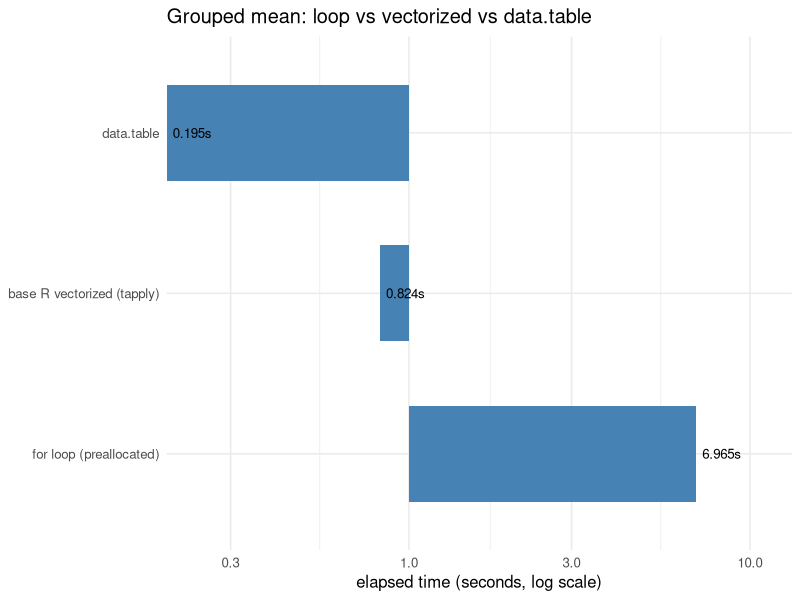

R code for this plot:
## ---- chunk 1
#| include: false
suppressPackageStartupMessages(library(tidyverse))
## ---- chunk 2
.libPaths(c("C:/Users/miken/R/library-4.4", .libPaths()))
set.seed(1)

slow_sum_of_squares <- function(n) {
  s <- 0
  for (i in seq_len(n)) s <- s + i^2   # scalar work, one interpreter trip per i
  s
}

tmp <- tempfile(fileext = ".out")
Rprof(tmp, interval = 0.005)
invisible(slow_sum_of_squares(2e6))
Rprof(NULL)

prof <- summaryRprof(tmp)
head(prof$by.self, 4)
## ---- chunk 3
.libPaths(c("C:/Users/miken/R/library-4.4", .libPaths()))
suppressPackageStartupMessages(library(data.table))
set.seed(42)

n  <- 5e6                       # number of rows
ng <- 50000                     # number of groups
g  <- sample.int(ng, n, replace = TRUE)   # group id per row
x  <- rnorm(n)                  # value per row

# 1) Hand-written loop with PREALLOCATED accumulators (the right way to loop).
loop_group_means <- function(g, x, ng) {
  sums   <- numeric(ng)
  counts <- integer(ng)
  for (i in seq_along(x)) {
    gi <- g[i]
    sums[gi]   <- sums[gi] + x[i]
    counts[gi] <- counts[gi] + 1L
  }
  sums / counts
}

t_loop <- system.time(m_loop <- loop_group_means(g, x, ng))

# 2) Base R vectorized: tapply runs the grouping in compiled code.
t_vec <- system.time(m_vec <- tapply(x, g, mean))

# 3) data.table: grouped mean with the GForce fast path.
DT <- data.table(g = g, x = x)
t_dt <- system.time(m_dt <- DT[, .(m = mean(x)), by = g])

# Confirm all three agree (reorder data.table result by group id).
setorder(m_dt, g)
stopifnot(
  max(abs(m_loop - as.numeric(m_vec))) < 1e-8,
  max(abs(m_dt$m  - as.numeric(m_vec))) < 1e-8
)

timing <- data.frame(
  approach     = c("for loop (preallocated)", "base R vectorized (tapply)", "data.table"),
  elapsed_sec  = c(t_loop["elapsed"], t_vec["elapsed"], t_dt["elapsed"]),
  row.names    = NULL
)
timing$speedup_vs_loop <- round(timing$elapsed_sec[1] / timing$elapsed_sec, 1)
timing$elapsed_sec     <- round(timing$elapsed_sec, 3)
timing
## ---- chunk 4
.libPaths(c("C:/Users/miken/R/library-4.4", .libPaths()))
suppressPackageStartupMessages(library(ggplot2))

timing$approach <- factor(timing$approach, levels = timing$approach[order(-timing$elapsed_sec)])

ggplot(timing, aes(x = approach, y = elapsed_sec)) +
  geom_col(width = 0.6, fill = "steelblue") +
  geom_text(aes(label = paste0(elapsed_sec, "s")), hjust = -0.15, size = 3.4) +
  scale_y_log10(expand = expansion(mult = c(0, 0.18))) +
  coord_flip() +
  labs(x = NULL, y = "elapsed time (seconds, log scale)",
       title = "Grouped mean: loop vs vectorized vs data.table") +
  theme_minimal(base_size = 12)
## ---- chunk 5
.libPaths(c("C:/Users/miken/R/library-4.4", .libPaths()))
library(compiler)

f_interp <- function(n) { s <- 0; for (i in seq_len(n)) s <- s + sqrt(i); s }
f_comp   <- cmpfun(f_interp)

t_i <- system.time(for (r in 1:5) f_interp(1e6))["elapsed"]
t_c <- system.time(for (r in 1:5) f_comp(1e6))["elapsed"]
data.frame(version = c("interpreted (JIT off-path)", "explicitly compiled"),
           elapsed = round(c(t_i, t_c), 3), row.names = NULL)
## ---- chunk 6
.libPaths(c("C:/Users/miken/R/library-4.4", .libPaths()))
set.seed(7)
A <- matrix(rnorm(1500 * 1500), 1500, 1500)
t_mm <- system.time(B <- A %*% A)["elapsed"]
blas <- La_library()                       # path to the active BLAS, or "" for the reference build
cat("BLAS in use:", if (nzchar(blas)) blas else "reference (built-in)", "\n")
cat("1500x1500 matrix multiply elapsed (s):", round(t_mm, 3), "\n")
